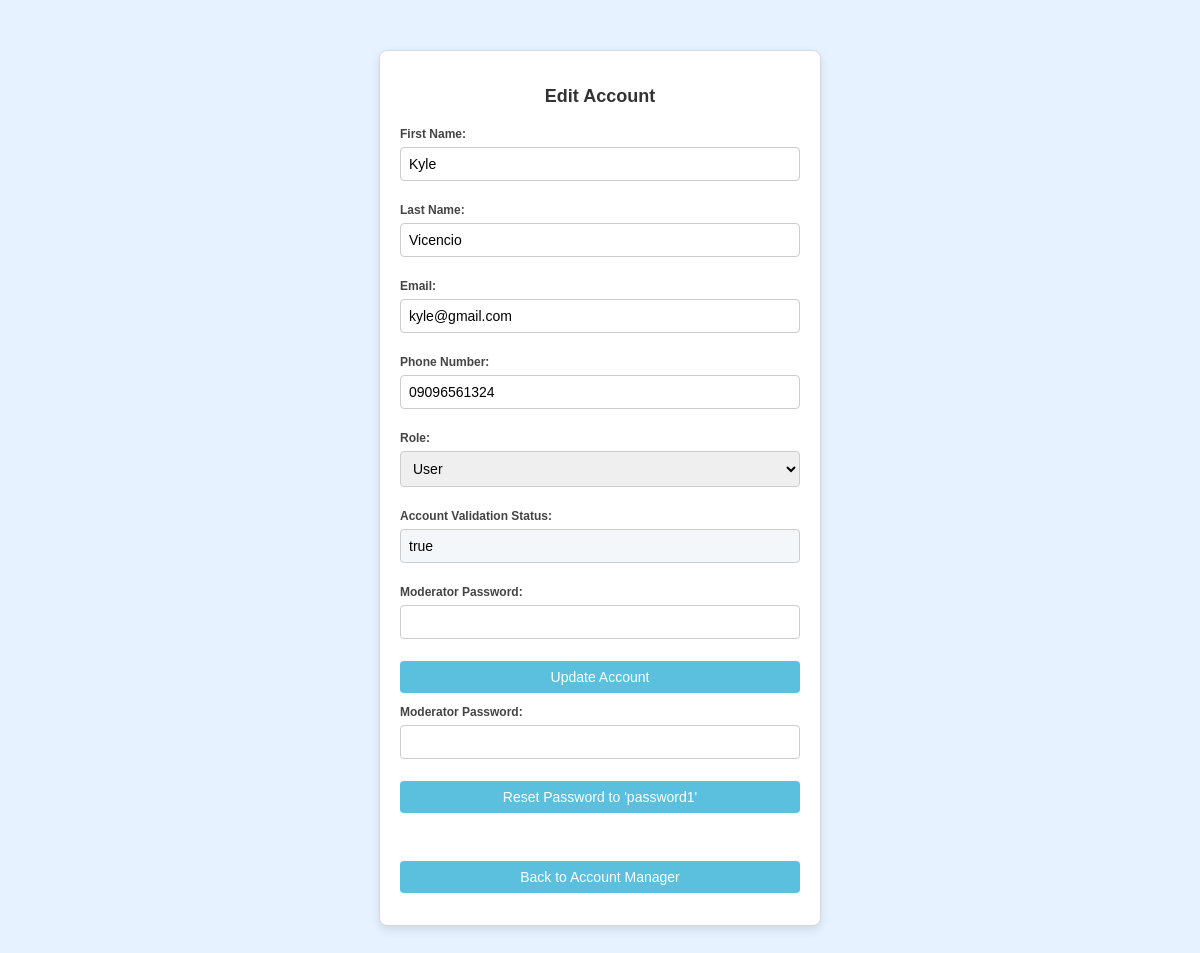
/Admin/edit_user.php?id=42, run on the app's committed database.
### tables this page shows
CREATE TABLE `accounts` (
  `id` int(255) NOT NULL,
  `serial_num` int(25) NOT NULL,
  `last_name` varchar(40) NOT NULL,
  `first_name` varchar(40) NOT NULL,
  `email` varchar(80) NOT NULL,
  `phone_num` varchar(20) NOT NULL,
  `h_password` varchar(75) NOT NULL,
  `role` varchar(20) NOT NULL,
  `date_created` datetime NOT NULL DEFAULT current_timestamp(),
  `updated_at` datetime NOT NULL DEFAULT current_timestamp(),
  `validation` varchar(10) NOT NULL
);

### Admin/edit_user.php (the view, shortened to what this page needs)
<?php
include "../db_conn.php";
if (isset($_GET['id'])) {
    $id = mysqli_real_escape_string($conn, $_GET['id']);
    $sql = "SELECT * FROM `accounts` WHERE `id` = '$id'";
    $result = mysqli_query($conn, $sql);
    $account = mysqli_fetch_assoc($result);
}
?>
<!DOCTYPE html>
<html lang="en">
<head>
</head>
<body>
<div class="container">
    <h2>Edit Account</h2>
    <form method="post">
        <div class="form-group">
            <label for="first_name">First Name:</label>
            <input type="text" name="first_name" value="<?php echo htmlspecialchars($account['first_name']); ?>" required>
        </div>
        <div class="form-group">
            <label for="last_name">Last Name:</label>
            <input type="text" name="last_name" value="<?php echo htmlspecialchars($account['last_name']); ?>" required>
        </div>
        <div class="form-group">
            <label for="email">Email:</label>
            <input type="email" name="email" value="<?php echo htmlspecialchars($account['email']); ?>" required>
        </div>
        <div class="form-group">
            <label for="phone_num">Phone Number:</label>
            <input type="text" name="phone_num" value="<?php echo htmlspecialchars($account['phone_num']); ?>" required>
        </div>
        <div class="form-group">
            <label for="role">Role:</label>
            <select name="role" required>
                <option value="user" <?php echo $account['role'] === 'user' ? 'selected' : ''; ?>>User</option>
            </select>
        </div>
        <div class="form-group">
            <label for="validation">Account Validation Status:</label>
            <input type="text" name="validation" value="<?php echo htmlspecialchars($account['validation'] === 'Validated' ? 'true' : 'false'); ?>" readonly>
        </div>
        <div class="form-group">
            <label for="moderator_password">Moderator Password:</label>
            <input type="password" name="moderator_password" required>
        </div>
        <button type="submit" name="update_account">Update Account</button>
    </form>
    <form method="post">
        <div class="form-group">
            <label for="moderator_password_reset">Moderator Password:</label>
            <input type="password" name="moderator_password" required>
        </div>
        <button type="submit" name="reset_password" onclick="return confirm('Are you sure you want to reset the password to \'password1\'?')">Reset Password to 'password1'</button>
    </form>
    <br><br>
    <a href="Account_Manager.php">
        <button type="button">Back to Account Manager</button>
    </a>
</div>
</body>
</html>

### Admin/edit_user.php (style rules this page uses)
body { font-family: Arial, sans-serif; background-color: #e6f2ff; margin: 0; padding: 0; }
.container { max-width: 400px; margin: 50px auto; padding: 20px; background-color: #ffffff; border-radius: 8px; box-shadow: 0 4px 10px rgba(0, 0, 0, 0.1); border: 1px solid #d1d8e0; }
h2 { text-align: center; margin-bottom: 20px; color: #333; font-size: 18px; }
label { font-size: 12px; font-weight: bold; color: #444; display: block; margin-bottom: 6px; }
input, select, button { width: 100%; padding: 8px; margin-bottom: 12px; border: 1px solid #ccc; border-radius: 4px; box-sizing: border-box; font-size: 14px; }
button { background-color: #5bc0de; color: white; cursor: pointer; border: none; }
.form-group { margin-bottom: 10px; }
.form-group input[readonly] { background-color: #f4f7fa; cursor: not-allowed; }

### data on the page
accounts: first_name "Kyle", last_name "Vicencio", email "kyle@gmail.com", phone_num "09096561324", role "User", validation "true"
